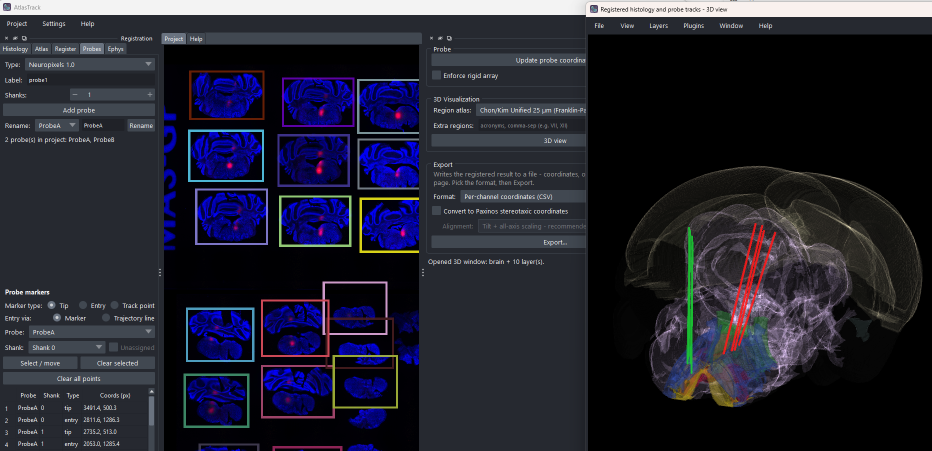
#> input picture images/AT_GUI.png, 1864 x 902 px (shown at 1/2 size)
$ python -i split.py   (imports and definitions only)
#> lines starting #> are read from the running program, lines starting #| are printed output that depends on the picture; after the words box and inside, x2 and y2 are one past the last pixel; in counts of white or black regions, pixels touching at a corner belong together
"""Split a composite slide image into individual brain sections.

The algorithm assumes tissue is brighter than background (fluorescence) or
darker (brightfield); polarity is auto-detected. Steps:

    1. Grayscale conversion (max-of-channels for fluorescence color)
    2. Light Gaussian blur (denoise)
    3. Otsu threshold; invert if background is brighter than tissue
    4. Morphological opening to remove specks
    5. Connected-component labeling
    6. Filter components by area and aspect ratio (drops slide labels)
    7. Return bounding boxes + per-section binary masks

Manual override happens at the project layer: the GUI exposes the resulting
masks as a napari ``Labels`` layer the user can edit, and the section list is
just whatever the user confirmed.
"""
from __future__ import annotations

from dataclasses import dataclass, replace

import numpy as np
from skimage import filters, measure, morphology
from skimage.color import rgb2gray


@dataclass(frozen=True)
class DetectedSection:
    """One auto-detected section: bbox + mask + simple shape stats."""

    bbox_px: tuple[int, int, int, int]  # (x0, y0, x1, y1) in slide coords
    mask: np.ndarray  # bool, full-slide-sized
    area_px: int
    centroid_px: tuple[float, float]  # (cx, cy)
    aspect_ratio: float  # width / height (always >= 1)


def _to_gray(image: np.ndarray) -> np.ndarray:
    """Convert to a float32 grayscale image in [0, 1].

    **float32, not float64, and that matters at slide scale.** A 2x whole-slide
    scan is ~100 megapixels; the RGB working copy alone is 2.5 GB in float64 and
    1.2 GB in float32, and this function runs twice per detection (once for
    :func:`estimate_min_area`, once for :func:`detect_sections`). float32 carries
    ~7 significant digits against source data quantised to 1/255, so the extra
    precision bought nothing but page faults.
    """
    if image.ndim == 2:
        return image.astype(np.float32) / (255.0 if image.dtype == np.uint8 else 1.0)
    if image.ndim == 3 and image.shape[2] in (3, 4):
        # For fluorescence (predominantly blue/green channels), max-of-channels
        # tends to preserve tissue better than luminance-based RGB→gray.
        rgb = image[..., :3].astype(np.float32)
        if rgb.max() > 1.5:
            rgb /= 255.0
        return np.maximum(rgb2gray(rgb), rgb.max(axis=-1)).astype(np.float32)
    raise ValueError(f"unsupported image shape {image.shape}")


def _binarize(gray: np.ndarray) -> np.ndarray:
    """Otsu-threshold and orient so tissue=True."""
    blurred = filters.gaussian(gray, sigma=2.0, preserve_range=True)
    thresh = filters.threshold_otsu(blurred)
    fg = blurred > thresh
    # If "foreground" covers >half the image, we picked the background. Flip.
    if fg.mean() > 0.5:
        fg = ~fg
    return fg


def binarize_slide(image: np.ndarray) -> np.ndarray:
    """Grayscale + Otsu a slide once, so callers can share the result.

    :func:`estimate_min_area` and :func:`detect_sections` each need this and are
    normally run back to back on the *same* array - the estimate to pre-fill the
    min-area box when a slide loads, the detection when the user clicks. Doing it
    twice costs a full-slide grayscale conversion plus a full-slide blur for a
    result that cannot have changed in between: about 4 s of the 13 s a 100 MP
    scan used to take. Pass the result back in as ``fg=`` to skip the repeat.

    It depends only on the pixels, not on ``min_area_px`` or either morphology
    radius, which is what makes it safe to reuse across both calls.
    """
    return _binarize(_to_gray(image))


def _foreground_for(image: np.ndarray, fg: np.ndarray | None) -> np.ndarray:
    """Use a caller-supplied foreground mask, or compute one.

    A mask of the wrong shape is recomputed rather than trusted: the usual cause
    is a stale cache from the slide before this one, and silently detecting
    sections against the previous slide's tissue would be far worse than
    spending the time again.
    """
    if fg is not None:
        fg = np.asarray(fg)
        if fg.shape == image.shape[:2]:
            return fg
    return binarize_slide(image)


def detect_sections(
    image: np.ndarray,
    *,
    min_area_px: int = 5000,
    max_area_frac: float = 0.4,
    opening_radius_px: int = 3,
    closing_radius_px: int = 0,
    aspect_ratio_max: float = 4.0,
    expected_count: int | None = None,
    equalize_boxes: bool = True,
    box_min_frac: float = 0.85,
    margin_frac: float = 0.06,
    fg: np.ndarray | None = None,
) -> list[DetectedSection]:
    """Find brain sections in a composite slide image.

    Parameters
    ----------
    image
        2D grayscale or HxWx{3,4} color image.
    min_area_px
        Drop components below this size (specks / dust).
    max_area_frac
        Drop components larger than this fraction of the image (touching
        artifacts / whole-frame bleeds).
    opening_radius_px
        Disk radius for morphological opening (separates touching sections,
        removes specks).
    closing_radius_px
        Disk radius for morphological closing run AFTER opening. Bridges
        anatomical gaps within a section (e.g., cerebellum/brainstem split
        by the 4th ventricle in caudal coronal slices). 0 disables.
    aspect_ratio_max
        Drop very elongated components (slide-edge labels like "MAS-CP").
        Section aspect ratios are typically < 2.
    expected_count
        If given, keep only the top-``expected_count`` components by area
        among those that pass the filters. Useful when the user knows there
        should be 15 sections on the slide.
    equalize_boxes
        Serial sections on one slide are roughly the same size. When True,
        boxes that are notably smaller than the slide's median box (because
        dimmer tissue fell below threshold) are expanded to the median size,
        centred on the box. Prevents recurrent under-fitting of a few sections.
    box_min_frac
        A box is expanded when its width or height is below this fraction of
        the median box width/height.
    margin_frac
        Background kept around the tissue, as a fraction of the box's own size,
        added to every side. A box that ends flush against the tissue leaves the
        registration nothing to work with on that side: the mask and the boundary
        snap then take the *image border* for the tissue edge, which flattens the
        atlas contour there (most visibly along the bottom). Growth is capped at
        half the gap to the nearest other section so the margin never eats into a
        neighbour, and clipped to the image. 0 disables.
    fg
        A foreground mask from :func:`binarize_slide` for this same image. Skips
        the grayscale + Otsu pass, which :func:`estimate_min_area` has usually
        just done. Recomputed if its shape does not match ``image``.
    """
    fg = _foreground_for(image, fg)

    if opening_radius_px > 0:
        fg = morphology.opening(fg, morphology.disk(opening_radius_px))
    if closing_radius_px > 0:
        fg = morphology.closing(fg, morphology.disk(closing_radius_px))

    labeled = measure.label(fg, connectivity=2)
    h, w = fg.shape
    max_area_px = int(max_area_frac * h * w)

    sections: list[DetectedSection] = []
    for region in measure.regionprops(labeled):
        if region.area < min_area_px or region.area > max_area_px:
            continue
        minr, minc, maxr, maxc = region.bbox
        height = maxr - minr
        width = maxc - minc
        if height == 0 or width == 0:
            continue
        ar = max(width / height, height / width)
        if ar > aspect_ratio_max:
            continue
        full_mask = labeled == region.label
        cy, cx = region.centroid
        sections.append(
            DetectedSection(
                bbox_px=(int(minc), int(minr), int(maxc), int(maxr)),
                mask=full_mask,
                area_px=int(region.area),
                centroid_px=(float(cx), float(cy)),
                aspect_ratio=float(ar),
            )
        )

    if expected_count is not None and len(sections) > expected_count:
        sections = sorted(sections, key=lambda s: -s.area_px)[:expected_count]

    if equalize_boxes:
        sections = _equalize_box_sizes(sections, (h, w), min_frac=box_min_frac)

    if margin_frac > 0:
        sections = _add_box_margin(sections, (h, w), margin_frac=margin_frac)

    return sections


# Past this many boxes the pairwise neighbour cap would need an n^2 array; skip it.
_MARGIN_PAIRWISE_MAX = 2000


def _add_box_margin(
    sections: list[DetectedSection],
    image_shape: tuple[int, int],
    *,
    margin_frac: float,
) -> list[DetectedSection]:
    """Grow every box outwards so tissue is not flush against its edge.

    Each box grows by ``margin_frac`` of its own width/height on each side, but
    never by more than half the clear gap to the nearest other box - otherwise a
    dense slide grid would have neighbouring sections bleeding into each other's
    crops. Growth is clipped to the image. Masks are left untouched: the margin is
    background by definition, so the mask stays exactly the detected tissue.
    """
    if not sections:
        return []
    h_img, w_img = image_shape
    boxes = np.array([s.bbox_px for s in sections], dtype=float)
    x0, y0, x1, y1 = boxes[:, 0], boxes[:, 1], boxes[:, 2], boxes[:, 3]

    want = margin_frac * np.minimum(x1 - x0, y1 - y0)

    # Cap by the gap to any other box, measured only where the two actually face
    # each other (their spans overlap on the other axis). Vectorised, because a
    # Python-level pairwise loop is far too slow once detection returns a lot of
    # components - but the vectorised form is O(n^2) in *memory*, so past a few
    # thousand boxes the cap is skipped rather than allocating gigabytes. A slide
    # with that many "sections" is noise, where neighbour spacing is meaningless.
    if len(sections) > _MARGIN_PAIRWISE_MAX:
        margins = np.maximum(0.0, want).astype(int)
        return _apply_margins(sections, boxes, margins, image_shape)

    big = np.float64(np.inf)
    share_rows = ~((y1[:, None] <= y0[None, :]) | (y0[:, None] >= y1[None, :]))
    share_cols = ~((x1[:, None] <= x0[None, :]) | (x0[:, None] >= x1[None, :]))
    np.fill_diagonal(share_rows, False)
    np.fill_diagonal(share_cols, False)

    right = np.where(share_rows & (x0[None, :] >= x1[:, None]),
                     x0[None, :] - x1[:, None], big)
    left = np.where(share_rows & (x1[None, :] <= x0[:, None]),
                    x0[:, None] - x1[None, :], big)
    below = np.where(share_cols & (y0[None, :] >= y1[:, None]),
                     y0[None, :] - y1[:, None], big)
    above = np.where(share_cols & (y1[None, :] <= y0[:, None]),
                     y0[:, None] - y1[None, :], big)
    nearest = np.minimum.reduce([
        right.min(axis=1), left.min(axis=1), below.min(axis=1), above.min(axis=1)
    ])
    want = np.minimum(want, nearest / 2.0)
    margins = np.maximum(0.0, want).astype(int)
    return _apply_margins(sections, boxes, margins, image_shape)


def _apply_margins(
    sections: list[DetectedSection],
    boxes: np.ndarray,
    margins: np.ndarray,
    image_shape: tuple[int, int],
) -> list[DetectedSection]:
    """Grow each box by its margin, clipped to the image. Masks are untouched."""
    h_img, w_img = image_shape
    return [
        DetectedSection(
            bbox_px=(
                int(max(0, boxes[i, 0] - m)),
                int(max(0, boxes[i, 1] - m)),
                int(min(w_img, boxes[i, 2] + m)),
                int(min(h_img, boxes[i, 3] + m)),
            ),
            mask=sec.mask,
            area_px=sec.area_px,
            centroid_px=sec.centroid_px,
            aspect_ratio=sec.aspect_ratio,
        )
        for i, (sec, m) in enumerate(zip(sections, margins, strict=True))
    ]


def _equalize_box_sizes(
    sections: list[DetectedSection],
    image_shape: tuple[int, int],
    *,
    min_frac: float = 0.85,
) -> list[DetectedSection]:
    """Expand under-sized boxes to the slide's median box size.

    Only boxes whose width/height is below ``min_frac`` × the median are grown
    (to the median, centred on the existing box and clamped to the image). Boxes
    at or above the median are left untouched, so genuinely typical sections are
    not enlarged. Needs at least 3 sections to estimate a stable median.
    """
    if len(sections) < 3:
        return sections
    h_img, w_img = image_shape
    widths = np.array([s.bbox_px[2] - s.bbox_px[0] for s in sections], dtype=float)
    heights = np.array([s.bbox_px[3] - s.bbox_px[1] for s in sections], dtype=float)
    med_w = float(np.median(widths))
    med_h = float(np.median(heights))

    out: list[DetectedSection] = []
    for s in sections:
        x0, y0, x1, y1 = s.bbox_px
        w = x1 - x0
        h = y1 - y0
        target_w = med_w if w < min_frac * med_w else w
        target_h = med_h if h < min_frac * med_h else h
        if target_w == w and target_h == h:
            out.append(s)
            continue
        cx = (x0 + x1) / 2.0
        cy = (y0 + y1) / 2.0
        nx0 = max(0, int(round(cx - target_w / 2.0)))
        nx1 = min(w_img, int(round(cx + target_w / 2.0)))
        ny0 = max(0, int(round(cy - target_h / 2.0)))
        ny1 = min(h_img, int(round(cy + target_h / 2.0)))
        out.append(replace(s, bbox_px=(nx0, ny0, nx1, ny1)))
    return out


# [148 lines left out: functions section_mask_crop, estimate_min_area, group_fragmented_sections, not called in this run]

>>> import cv2
>>> picture = cv2.cvtColor(cv2.imread('../../../images/AT_GUI.png'), cv2.COLOR_BGR2RGB)
>>> result = detect_sections(picture)
#> in _to_gray, `return np.maximum(rgb2gray(rgb), rgb.max(axis=-1)).astype(np.float32)`:
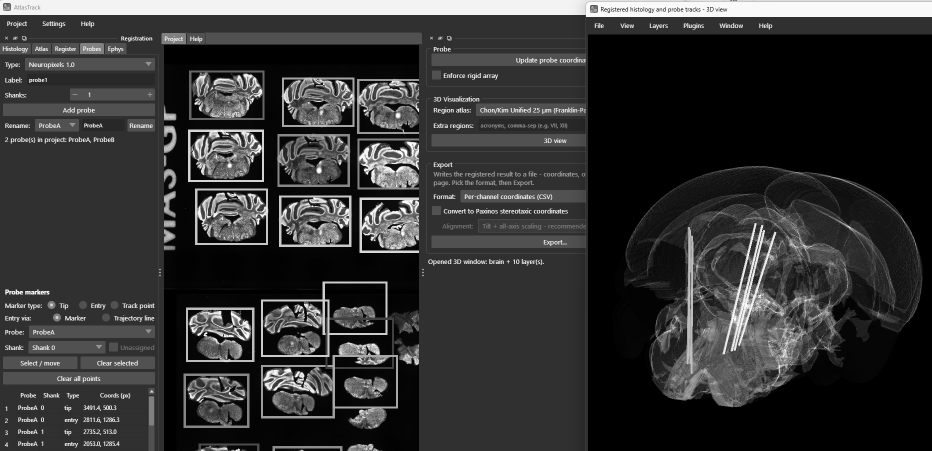
#> returned value: shape (902, 1864) float32 (shown at 1/2 size); min 0, max 1, mean 0.205
#> in _binarize, `thresh = filters.threshold_otsu(blurred)`: thresh = 0.36
#> in _binarize, `fg = blurred > thresh`:
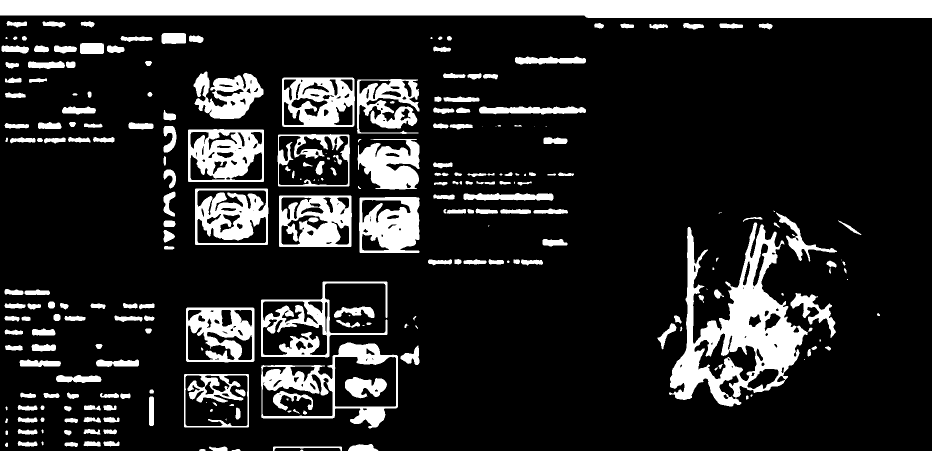
#> fg: shape (902, 1864) bool (shown at 1/2 size); 16.4% white; 260 white regions (34 under 20 px), largest, box (x1, y1, x2, y2) and area: (0, 0, 1864, 36) 61247, (1338, 445, 1616, 813) 37235, (522, 685, 796, 857) 12087
#> in detect_sections, `fg = morphology.opening(fg, morphology.disk(opening_radius_px))`:
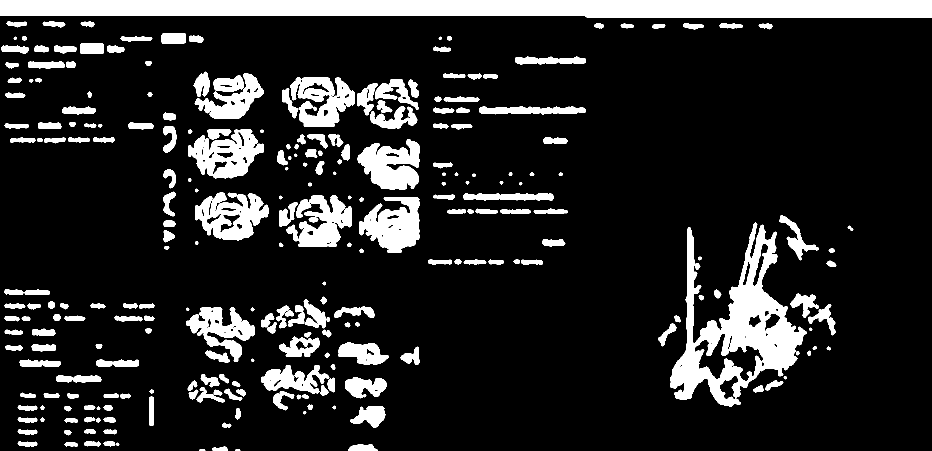
#> fg: shape (902, 1864) bool (shown at 1/2 size); 14.7% white; 261 white regions, largest, box (x1, y1, x2, y2) and area: (0, 0, 1864, 36) 61246, (1340, 445, 1614, 813) 35379, (718, 394, 839, 506) 8611
#> in detect_sections, `labeled = measure.label(fg, connectivity=2)`:
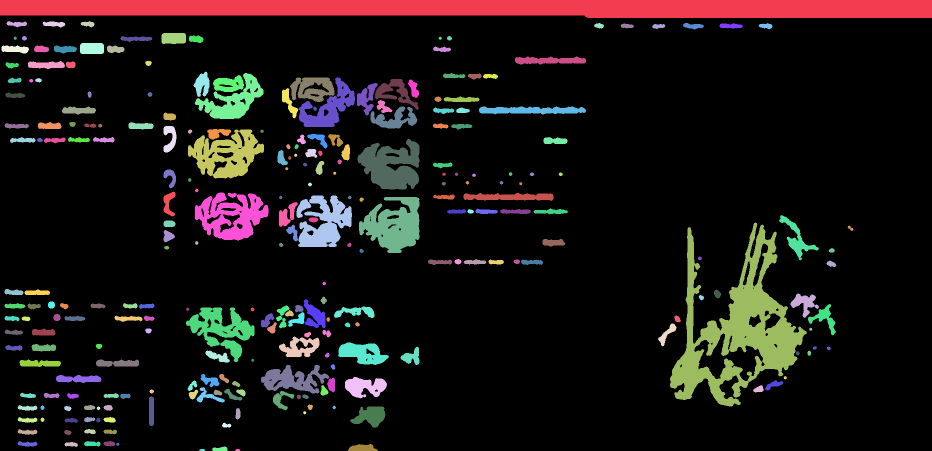
#> labeled: shape (902, 1864) int32 (shown at 1/2 size); 262 distinct labels, from 0 to 261; one colour per label, 0 black
#> the loop in detect_sections, `for region in measure.regionprops(labeled):` made 261 passes
#> (minr, minc, maxr, maxc, height, width, ar) on pass 1: (0, 0, 36, 1864, 36, 1864, 51.78)
#> after the loop in detect_sections, `for region in measure.regionprops(labeled):`: sections = 7 items
#> in _equalize_box_sizes, `widths = np.array([s.bbox_px[2] - s.bbox_px[0] for s in sections], dty..`: widths = [152, 124, 147, 111, 121, 274, 137]
#> in _equalize_box_sizes, `heights = np.array([s.bbox_px[3] - s.bbox_px[1] for s in sections], dt..`: heights = [98, 101, 96, 103, 112, 368, 109]
#> in _equalize_box_sizes, `med_w = float(np.median(widths))`: med_w = 137
#> in _equalize_box_sizes, `med_h = float(np.median(heights))`: med_h = 103
#> the loop in _equalize_box_sizes, `for s in sections:` made 7 passes
#> (x0, y0, x1, y1, w, h, target_w, target_h) on passes 1, 2, 3, 5, 6, 7: (376, 259, 528, 357, 152, 98, 152, 98), (715, 278, 839, 379, 124, 101, 124, 101), (390, 385, 537, 481, 147, 96, 147, 96), (718, 394, 839, 506, 121, 112, 121, 112), (1340, 445, 1614, 813, 274, 368, 274, 368), (372, 615, 509, 724, 137, 109, 137, 109)
#> (x0, y0, x1, y1, w, h, target_w, target_h) on pass 4: (593, 391, 704, 494, 111, 103, 137, 103)
#> after the loop in _equalize_box_sizes, `for s in sections:`: out = 7 items
#> in _add_box_margin, `boxes = np.array([s.bbox_px for s in sections], dtype=float)`: boxes = [[376, 259, 528, 357], [715, 278, 839, 379], [390, 385, 537, 481], [580, 391, 717, 494], [718, 394, 839, 506], [1340, 445, 1614, 813], [372, 615, 509, 724]]
#> in _add_box_margin, `x0, y0, x1, y1 = boxes[:, 0], boxes[:, 1], boxes[:, 2], boxes[:, 3]`: x0 = [376, 715, 390, 580, 718, 1340, 372]; y0 = [259, 278, 385, 391, 394, 445, 615]; x1 = [528, 839, 537, 717, 839, 1614, 509]; y1 = [357, 379, 481, 494, 506, 813, 724]
#> in _add_box_margin, `want = margin_frac * np.minimum(x1 - x0, y1 - y0)`: want = [5.88, 6.06, 5.76, 6.18, 6.72, 16.44, 6.54]
#> in _add_box_margin, `nearest = np.minimum.reduce([ right.min(axis=1), left.min(axis=1), bel..`: nearest = [28, 12, 28, 1, 1, 501, 134]
#> in _add_box_margin, `want = np.minimum(want, nearest / 2.0)`: want = [5.88, 6, 5.76, 0.5, 0.5, 16.44, 6.54]
#> in _add_box_margin, `margins = np.maximum(0.0, want).astype(int)`: margins = [5, 6, 5, 0, 0, 16, 6]
#> result = 7 items
